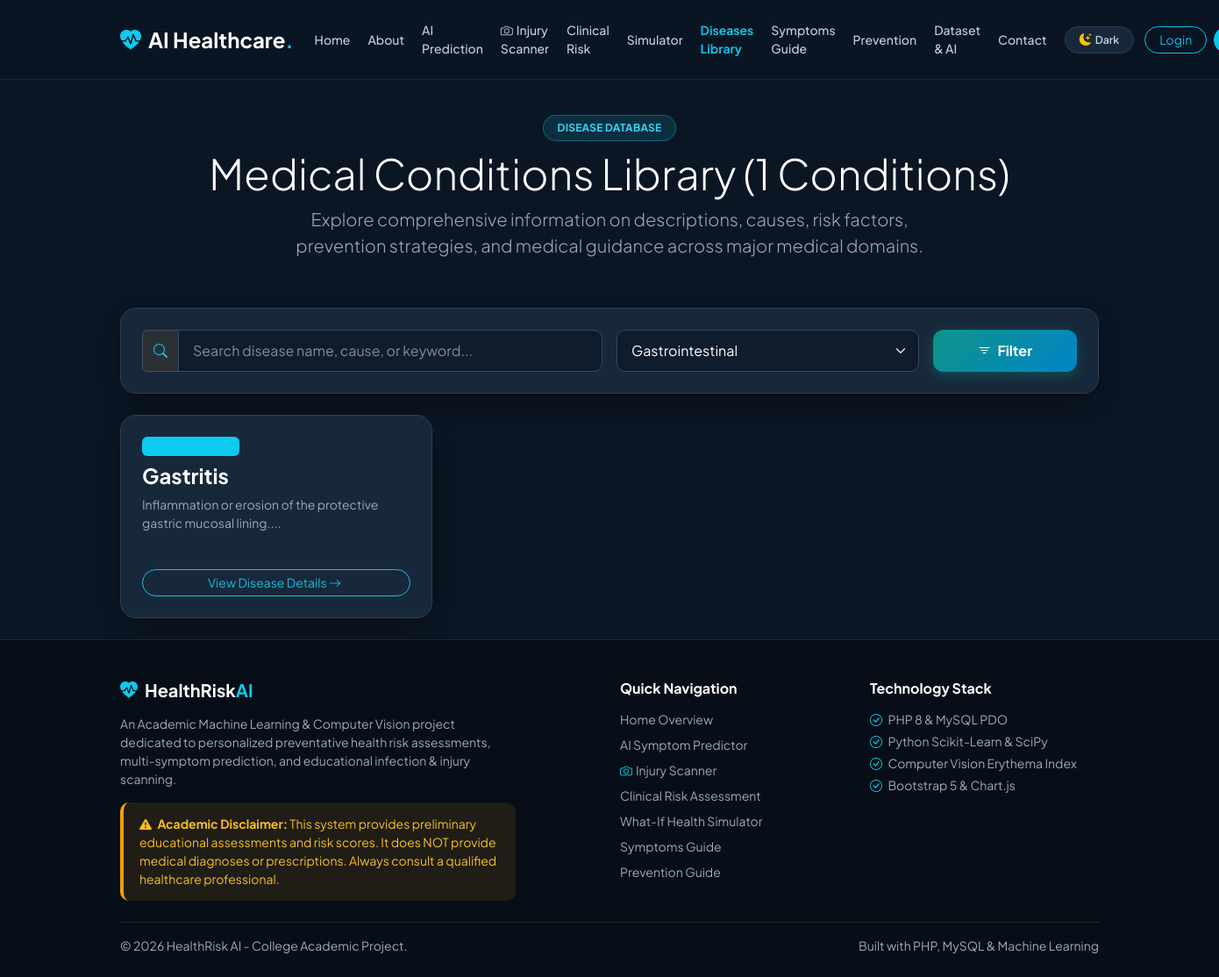
/diseases.php?category=Gastrointestinal, run on an earlier commit of the app's database.
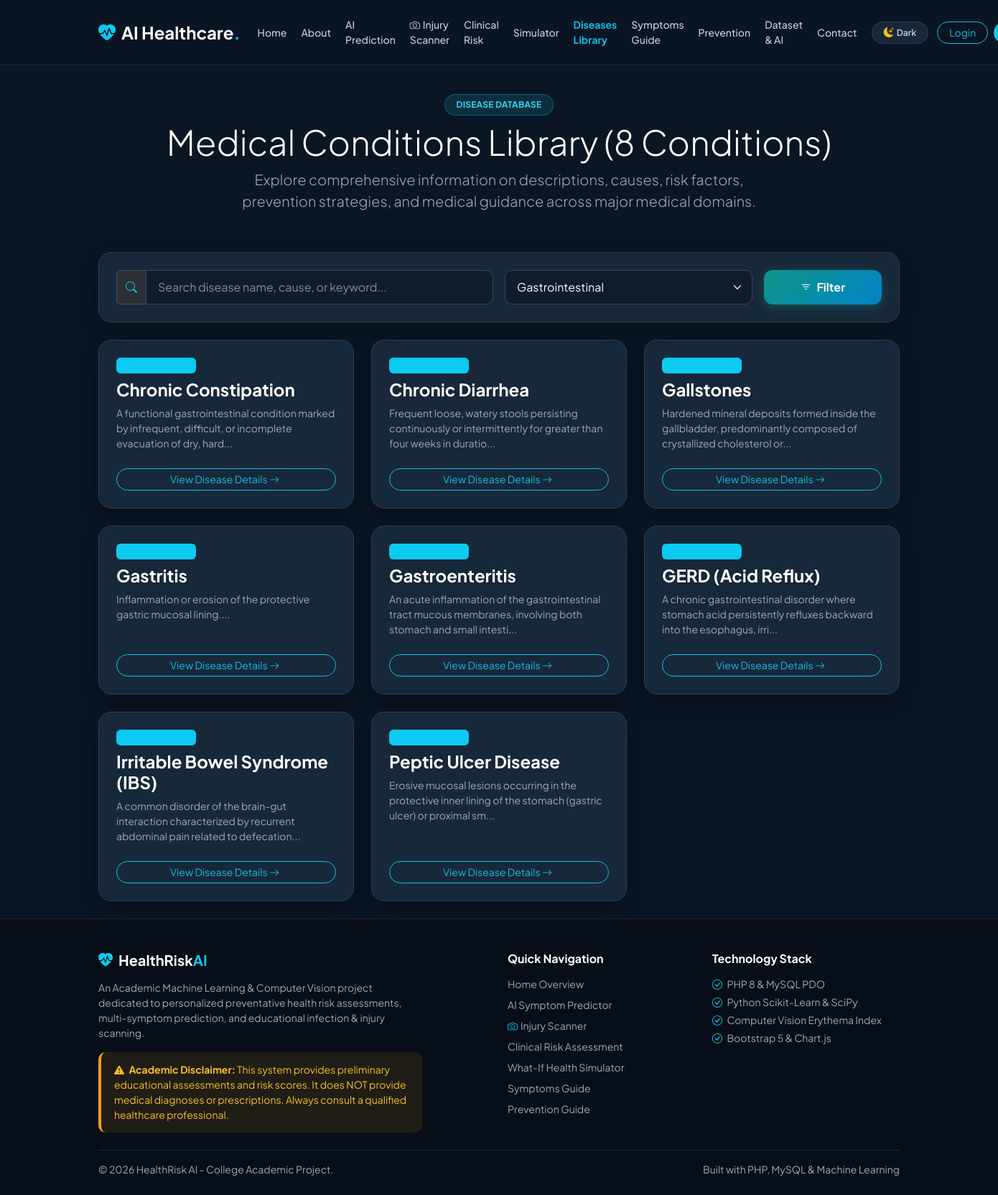
And on a later commit of the database.
### tables this page shows
CREATE TABLE `diseases` (
  `id` INT AUTO_INCREMENT PRIMARY KEY,
  `name` VARCHAR(100) NOT NULL UNIQUE,
  `category` VARCHAR(100) NOT NULL,
  `short_description` TEXT NOT NULL,
  `causes` TEXT NOT NULL,
  `risk_factors` TEXT NOT NULL,
  `prevention` TEXT NOT NULL,
  `management` TEXT NOT NULL,
  `when_to_seek_care` TEXT NOT NULL,
  INDEX `idx_diseases_category` (`category`),
  INDEX `idx_diseases_name` (`name`)
);

### includes/functions.php (called while the page is built, shortened)
<?php
function sanitize($data) {
    return htmlspecialchars(trim($data), ENT_QUOTES, 'UTF-8');
}

### diseases.php (the view, shortened to what this page needs)
<?php
require_once __DIR__ . '/includes/header.php';
require_once __DIR__ . '/includes/functions.php';
$pdo = get_db_connection();
$search = isset($_GET['search']) ? trim($_GET['search']) : '';
$category = isset($_GET['category']) ? trim($_GET['category']) : '';
$diseases = [];
$categories = [];
if ($pdo) {
    try {
        $cat_stmt = $pdo->query("SELECT DISTINCT category FROM diseases ORDER BY category ASC");
        $categories = $cat_stmt->fetchAll(PDO::FETCH_COLUMN);
        $sql = "SELECT * FROM diseases WHERE 1=1";
        $params = [];
        if ($category !== '') {
            $sql .= " AND category = ?";
            $params[] = $category;
        }
        $sql .= " ORDER BY name ASC";
        $stmt = $pdo->prepare($sql);
        $stmt->execute($params);
        $diseases = $stmt->fetchAll();
    } catch (PDOException $e) {
        $diseases = [];
    }
}
?>
<div class="row py-3">
    <div class="col-lg-12 text-center mb-4">
        <span class="badge hero-badge px-3 py-2 rounded-pill fw-bold mb-2">DISEASE DATABASE</span>
        <h1 class="display-5 fw-extrabold mb-2">Medical Conditions Library (<?= count($diseases) ?> Conditions)</h1>
        <p class="lead text-muted mx-auto" style="max-width: 750px;">
            Explore comprehensive information on descriptions, causes, risk factors, prevention strategies, and medical guidance across major medical domains.
        </p>
    </div>
</div>
<div class="card-custom p-4 mb-4">
    <form method="GET" action="diseases.php" class="row g-3 align-items-center">
        <div class="col-md-6">
            <div class="input-group">
                <span class="input-group-text bg-card-subtle text-info border"><i class="bi bi-search"></i></span>
                <input type="text" name="search" class="form-control" placeholder="Search disease name, cause, or keyword..." value="<?= sanitize($search) ?>">
            </div>
        </div>
        <div class="col-md-4">
            <select name="category" class="form-select">
                <?php foreach ($categories as $cat): ?>
                    <option value="<?= sanitize($cat) ?>" <?= $category === $cat ? 'selected' : '' ?>><?= sanitize($cat) ?></option>
                <?php endforeach; ?>
            </select>
        </div>
        <div class="col-md-2">
            <button type="submit" class="btn btn-primary-custom w-100"><i class="bi bi-filter me-1"></i> Filter</button>
        </div>
    </form>
</div>
<div class="row g-4">
    <?php if (!empty($diseases)): ?>
        <?php foreach ($diseases as $d): ?>
            <div class="col-md-6 col-lg-4">
                <div class="card-custom p-4 h-100 d-flex flex-column justify-content-between">
                    <div>
                        <div class="d-flex justify-content-between align-items-start mb-2">
                            <span class="badge bg-info bg-opacity-20 text-info border border-info border-opacity-25"><?= sanitize($d['category']) ?></span>
                        </div>
                        <h4 class="fw-bold mb-2"><?= sanitize($d['name']) ?></h4>
                        <p class="small text-muted mb-3" style="min-height: 60px;">
                            <?= sanitize(substr($d['short_description'], 0, 110)) ?>...
                        </p>
                    </div>
                    <a href="disease_detail.php?id=<?= $d['id'] ?>" class="btn btn-outline-info rounded-pill btn-sm w-100 mt-2">
                        View Disease Details <i class="bi bi-arrow-right me-1"></i>
                    </a>
                </div>
            </div>
        <?php endforeach; ?>
    <?php endif; ?>
</div>
<?php
require_once __DIR__ . '/includes/footer.php';
?>

What changed in the data, as far as the page shows it:
added diseases: name "Chronic Constipation", short_description "A functional gastrointestinal condition marked by infrequent, difficult, or incomplete evacuation of dry, hard"
added diseases: name "Chronic Diarrhea", short_description "Frequent loose, watery stools persisting continuously or intermittently for greater than four weeks in duratio"
added diseases: name "Gallstones", short_description "Hardened mineral deposits formed inside the gallbladder, predominantly composed of crystallized cholesterol or"
added diseases: name "Gastroenteritis", short_description "An acute inflammation of the gastrointestinal tract mucous membranes, involving both stomach and small intesti"
added diseases: name "GERD (Acid Reflux)", short_description "A chronic gastrointestinal disorder where stomach acid persistently refluxes backward into the esophagus, irri"
added diseases: name "Irritable Bowel Syndrome (IBS)", short_description "A common disorder of the brain-gut interaction characterized by recurrent abdominal pain related to defecation"
added diseases: name "Peptic Ulcer Disease", short_description "Erosive mucosal lesions occurring in the protective inner lining of the stomach (gastric ulcer) or proximal sm"
Also different on the page:
count($diseases): "1" → "8"
